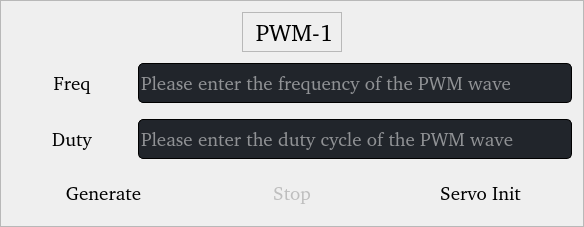
                               <widget class="QFrame" name="frame_14">
                                <property name="sizePolicy">
                                 <sizepolicy hsizetype="Preferred" vsizetype="Preferred">
                                  <horstretch>0</horstretch>
                                  <verstretch>0</verstretch>
                                 </sizepolicy>
                                </property>
                                <property name="maximumSize">
                                 <size>
                                  <width>16777215</width>
                                  <height>400</height>
                                 </size>
                                </property>
                                <property name="styleSheet">
                                 <string notr="true">QFrame#frame_14{
	border: 1px solid #343b48;
	/*background-color: rgb(126, 199, 193);*/
	border-radius: 5px;
}</string>
                                </property>
                                <property name="frameShape">
                                 <enum>QFrame::StyledPanel</enum>
                                </property>
                                <property name="frameShadow">
                                 <enum>QFrame::Raised</enum>
                                </property>
                                <layout class="QVBoxLayout" name="verticalLayout_22">
                                 <item>
                                  <layout class="QVBoxLayout" name="verticalLayout_18">
                                   <item>
                                    <layout class="QHBoxLayout" name="horizontalLayout_22">
                                     <item>
                                      <spacer name="horizontalSpacer_7">
                                       <property name="orientation">
                                        <enum>Qt::Horizontal</enum>
                                       </property>
                                       <property name="sizeType">
                                        <enum>QSizePolicy::Minimum</enum>
                                       </property>
                                       <property name="sizeHint" stdset="0">
                                        <size>
                                         <width>230</width>
                                         <height>20</height>
                                        </size>
                                       </property>
                                      </spacer>
                                     </item>
                                     <item>
                                      <widget class="QFrame" name="frame_15">
                                       <property name="sizePolicy">
                                        <sizepolicy hsizetype="Minimum" vsizetype="Minimum">
                                         <horstretch>0</horstretch>
                                         <verstretch>0</verstretch>
                                        </sizepolicy>
                                       </property>
                                       <property name="minimumSize">
                                        <size>
                                         <width>100</width>
                                         <height>40</height>
                                        </size>
                                       </property>
                                       <property name="maximumSize">
                                        <size>
                                         <width>100</width>
                                         <height>40</height>
                                        </size>
                                       </property>
                                       <property name="frameShape">
                                        <enum>QFrame::StyledPanel</enum>
                                       </property>
                                       <property name="frameShadow">
                                        <enum>QFrame::Raised</enum>
                                       </property>
                                       <layout class="QHBoxLayout" name="horizontalLayout_23">
                                        <property name="leftMargin">
                                         <number>9</number>
                                        </property>
                                        <property name="topMargin">
                                         <number>0</number>
                                        </property>
                                        <property name="rightMargin">
                                         <number>30</number>
                                        </property>
                                        <property name="bottomMargin">
                                         <number>0</number>
                                        </property>
                                        <item>
                                         <widget class="QLabel" name="info_text_2">
                                          <property name="minimumSize">
                                           <size>
                                            <width>85</width>
                                            <height>35</height>
                                           </size>
                                          </property>
                                          <property name="font">
                                           <font>
                                            <family>クレPro by 宁静之雨，微信公众号njzyshare</family>
                                            <pointsize>18</pointsize>
                                            <italic>false</italic>
                                            <bold>false</bold>
                                           </font>
                                          </property>
                                          <property name="styleSheet">
                                           <string notr="true">font: 18pt &quot;クレPro by 宁静之雨，微信公众号njzyshare&quot;;</string>
                                          </property>
                                          <property name="text">
                                           <string>PWM-1</string>
                                          </property>
                                          <property name="alignment">
                                           <set>Qt::AlignCenter</set>
                                          </property>
                                         </widget>
                                        </item>
                                       </layout>
                                      </widget>
                                     </item>
                                     <item>
                                      <spacer name="horizontalSpacer_8">
                                       <property name="orientation">
                                        <enum>Qt::Horizontal</enum>
                                       </property>
                                       <property name="sizeType">
                                        <enum>QSizePolicy::Minimum</enum>
                                       </property>
                                       <property name="sizeHint" stdset="0">
                                        <size>
                                         <width>230</width>
                                         <height>20</height>
                                        </size>
                                       </property>
                                      </spacer>
                                     </item>
                                    </layout>
                                   </item>
                                   <item>
                                    <layout class="QHBoxLayout" name="horizontalLayout_24">
                                     <property name="topMargin">
                                      <number>5</number>
                                     </property>
                                     <property name="bottomMargin">
                                      <number>5</number>
                                     </property>
                                     <item>
                                      <widget class="QLabel" name="lb_PWM1_Freq">
                                       <property name="minimumSize">
                                        <size>
                                         <width>120</width>
                                         <height>30</height>
                                        </size>
                                       </property>
                                       <property name="maximumSize">
                                        <size>
                                         <width>120</width>
                                         <height>16777215</height>
                                        </size>
                                       </property>
                                       <property name="font">
                                        <font>
                                         <family>クレPro by 宁静之雨，微信公众号njzyshare</family>
                                         <pointsize>14</pointsize>
                                         <italic>false</italic>
                                         <bold>false</bold>
                                        </font>
                                       </property>
                                       <property name="styleSheet">
                                        <string notr="true">font: 14pt &quot;クレPro by 宁静之雨，微信公众号njzyshare&quot;;</string>
                                       </property>
                                       <property name="text">
                                        <string>Freq</string>
                                       </property>
                                       <property name="alignment">
                                        <set>Qt::AlignCenter</set>
                                       </property>
                                      </widget>
                                     </item>
                                     <item>
                                      <widget class="QLineEdit" name="le_PWM1_Freq">
                                       <property name="minimumSize">
                                        <size>
                                         <width>284</width>
                                         <height>40</height>
                                        </size>
                                       </property>
                                       <property name="font">
                                        <font>
                                         <family>クレPro by 宁静之雨，微信公众号njzyshare</family>
                                         <pointsize>14</pointsize>
                                         <italic>false</italic>
                                         <bold>false</bold>
                                        </font>
                                       </property>
                                       <property name="toolTip">
                                        <string>请输入PWM波的频率</string>
                                       </property>
                                       <property name="styleSheet">
                                        <string notr="true">border-radius: 5px;
border: 1px solid black;
background-color: rgb(33, 37, 43);
color: rgb(255, 255, 255);
font: 14pt &quot;クレPro by 宁静之雨，微信公众号njzyshare&quot;;</string>
                                       </property>
                                       <property name="placeholderText">
                                        <string>Please enter the frequency of the PWM wave</string>
                                       </property>
                                      </widget>
                                     </item>
                                    </layout>
                                   </item>
                                   <item>
                                    <layout class="QHBoxLayout" name="horizontalLayout_25">
                                     <property name="topMargin">
                                      <number>5</number>
                                     </property>
                                     <property name="bottomMargin">
                                      <number>5</number>
                                     </property>
                                     <item>
                                      <widget class="QLabel" name="lb_PWM2_Duty">
                                       <property name="minimumSize">
                                        <size>
                                         <width>120</width>
                                         <height>30</height>
                                        </size>
                                       </property>
                                       <property name="maximumSize">
                                        <size>
                                         <width>120</width>
                                         <height>16777215</height>
                                        </size>
                                       </property>
                                       <property name="font">
                                        <font>
                                         <family>クレPro by 宁静之雨，微信公众号njzyshare</family>
                                         <pointsize>14</pointsize>
                                         <italic>false</italic>
                                         <bold>false</bold>
                                        </font>
                                       </property>
                                       <property name="styleSheet">
                                        <string notr="true">font: 14pt &quot;クレPro by 宁静之雨，微信公众号njzyshare&quot;;</string>
                                       </property>
                                       <property name="text">
                                        <string>Duty</string>
                                       </property>
                                       <property name="alignment">
                                        <set>Qt::AlignCenter</set>
                                       </property>
                                      </widget>
                                     </item>
                                     <item>
                                      <widget class="QLineEdit" name="le_PWM2_Duty">
                                       <property name="minimumSize">
                                        <size>
                                         <width>284</width>
                                         <height>40</height>
                                        </size>
                                       </property>
                                       <property name="font">
                                        <font>
                                         <family>クレPro by 宁静之雨，微信公众号njzyshare</family>
                                         <pointsize>14</pointsize>
                                         <italic>false</italic>
                                         <bold>false</bold>
                                        </font>
                                       </property>
                                       <property name="toolTip">
                                        <string>请输入PWM波的占空比</string>
                                       </property>
                                       <property name="styleSheet">
                                        <string notr="true">border-radius: 5px;
border: 1px solid black;
background-color: rgb(33, 37, 43);
color: rgb(255, 255, 255);
font: 14pt &quot;クレPro by 宁静之雨，微信公众号njzyshare&quot;;</string>
                                       </property>
                                       <property name="placeholderText">
                                        <string>Please enter the duty cycle of the PWM wave</string>
                                       </property>
                                      </widget>
                                     </item>
                                    </layout>
                                   </item>
                                   <item>
                                    <layout class="QHBoxLayout" name="horizontalLayout_21">
                                     <item>
                                      <widget class="QPushButton" name="btn_PWM1_Generate">
                                       <property name="minimumSize">
                                        <size>
                                         <width>0</width>
                                         <height>45</height>
                                        </size>
                                       </property>
                                       <property name="font">
                                        <font>
                                         <family>クレPro by 宁静之雨，微信公众号njzyshare</family>
                                         <pointsize>14</pointsize>
                                         <italic>false</italic>
                                         <bold>false</bold>
                                        </font>
                                       </property>
                                       <property name="cursor">
                                        <cursorShape>PointingHandCursor</cursorShape>
                                       </property>
                                       <property name="toolTip">
                                        <string>产生PWM</string>
                                       </property>
                                       <property name="styleSheet">
                                        <string notr="true">border-radius: 5px;
font: 14pt &quot;クレPro by 宁静之雨，微信公众号njzyshare&quot;;</string>
                                       </property>
                                       <property name="text">
                                        <string>Generate</string>
                                       </property>
                                      </widget>
                                     </item>
                                     <item>
                                      <widget class="QPushButton" name="btn_PWM1_Stop">
                                       <property name="enabled">
                                        <bool>false</bool>
                                       </property>
                                       <property name="minimumSize">
                                        <size>
                                         <width>0</width>
                                         <height>45</height>
                                        </size>
                                       </property>
                                       <property name="font">
                                        <font>
                                         <family>クレPro by 宁静之雨，微信公众号njzyshare</family>
                                         <pointsize>14</pointsize>
                                         <italic>false</italic>
                                         <bold>false</bold>
                                        </font>
                                       </property>
                                       <property name="cursor">
                                        <cursorShape>PointingHandCursor</cursorShape>
                                       </property>
                                       <property name="toolTip">
                                        <string>停止输出PWM</string>
                                       </property>
                                       <property name="styleSheet">
                                        <string notr="true">border-radius: 5px;
font: 14pt &quot;クレPro by 宁静之雨，微信公众号njzyshare&quot;;</string>
                                       </property>
                                       <property name="text">
                                        <string>Stop</string>
                                       </property>
                                      </widget>
                                     </item>
                                     <item>
                                      <widget class="QPushButton" name="btn_PWM1_Servo">
                                       <property name="enabled">
                                        <bool>true</bool>
                                       </property>
                                       <property name="minimumSize">
                                        <size>
                                         <width>0</width>
                                         <height>45</height>
                                        </size>
                                       </property>
                                       <property name="font">
                                        <font>
                                         <family>クレPro by 宁静之雨，微信公众号njzyshare</family>
                                         <pointsize>14</pointsize>
                                         <italic>false</italic>
                                         <bold>false</bold>
                                        </font>
                                       </property>
                                       <property name="cursor">
                                        <cursorShape>PointingHandCursor</cursorShape>
                                       </property>
                                       <property name="toolTip">
                                        <string>舵机一键归零</string>
                                       </property>
                                       <property name="styleSheet">
                                        <string notr="true">border-radius: 5px;
font: 14pt &quot;クレPro by 宁静之雨，微信公众号njzyshare&quot;;</string>
                                       </property>
                                       <property name="text">
                                        <string>Servo Init</string>
                                       </property>
                                      </widget>
                                     </item>
                                    </layout>
                                   </item>
                                  </layout>
                                 </item>
                                </layout>
                               </widget>
